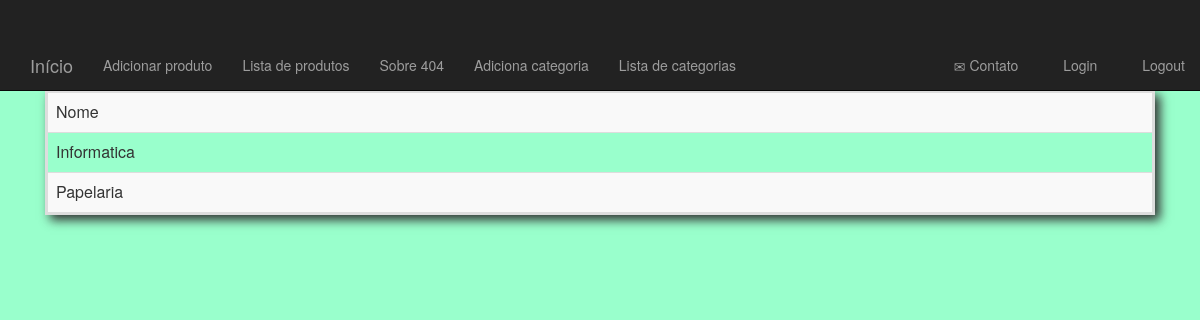
Page /categoria-lista.php on the earlier database version.
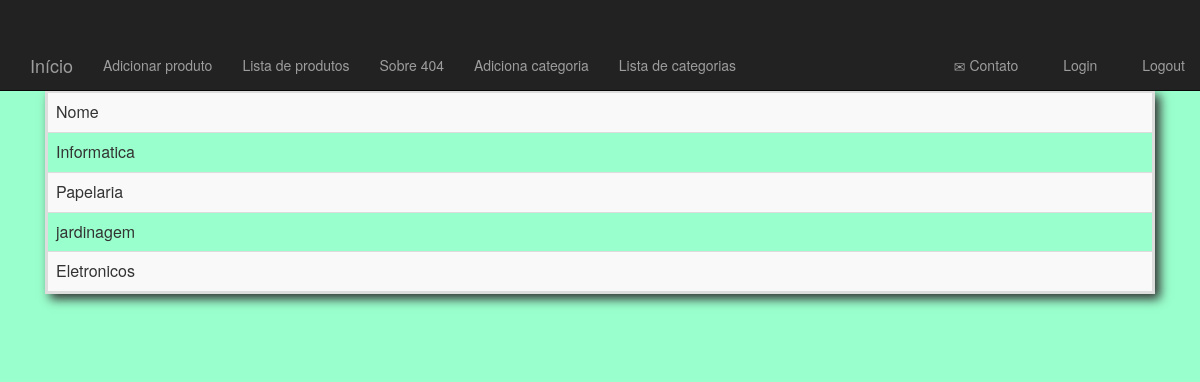
Same page on the later database version.
### tables this page shows
CREATE TABLE `categorias` (
  `id` int(11) NOT NULL,
  `nome` varchar(255) NOT NULL
);

### banco-categoria.php (called while the page is built, shortened)
<?php
function listaCategoria($conexao){
  $categorias = array();
  $resultado = mysqli_query($conexao,"SELECT * FROM categorias");
  while($categoria = mysqli_fetch_assoc($resultado)) {
    array_push($categorias, $categoria);
  }return $categorias;
}
 ?>

### categoria-lista.php (the view, shortened to what this page needs)
<?php include("cabecalho.php") ?>
<?php include("conecta.php") ?>
<?php include("banco-categoria.php"); ?>
<?php
  $categorias = listaCategoria($conexao);
?>
<table class="table table-striped table-bordered">
  <tr>
    <td>Nome </td>
  </tr>
  <?php foreach($categorias as $categoria){ ?>
    <tr>
      <td><?=$categoria['nome']?></td>
  </tr>
<?php } ?>
</table>
<?php include("rodape.php") ?>

### cabecalho.php (shortened to what this page needs)
<html>
  <head>
  <link rel="stylesheet" href="bootstrap.min.css">
  <link rel="stylesheet" href="loja.css">
</head>
<body>
    <div class="navbar navbar-inverse navbar-fixed-top">
      <div class="principal">
        <div class="navbar-header">
          <a href="index.php" class="navbar-brand">Início</a>
        </div>
        <div>
          <ul class="nav navbar-nav">
            <li><a href="produto-formulario.php">Adicionar produto</a></li>
            <li><a href="produto-lista.php">Lista de produtos</a></li>
            <li><a href="sobre.php">Sobre 404</a></li>
            <li><a href="categoria-formulario.php">Adiciona categoria</a></li>
            <li><a href="categoria-lista.php">Lista de categorias</a></li>
          </ul>
          <ul class="nav navbar-nav navbar-right">
            <li><a href="contato.php"><span class="glyphicon glyphicon-envelope"></span> Contato</a></li>
            <li><a href="index.php"><span class="glyphicon glyphicon-user"></span> Login</a></li>
            <li><a href="logout.php"><span class="glyphicon glyphicon-user"></span> Logout</a></li>
          </ul>
        </div>
  </div>
</div>
<div class="container">
  <div class="principal">

### rodape.php
    </div>
  </div>
</body>
</html>

### loja.css (style rules this page uses)
body { padding-top: 50px; background-color: #99ffcc; }
.principal { padding: 40px 15px; text-align: center; }
.table, .table-stiped, .table-bordered { table-layout: auto; border-width: medium; }
td { text-align: justify; }
.table { box-shadow: 5px 5px 10px; }

Differences in the rows shown:
added categorias: nome "jardinagem"
added categorias: nome "Eletronicos"
